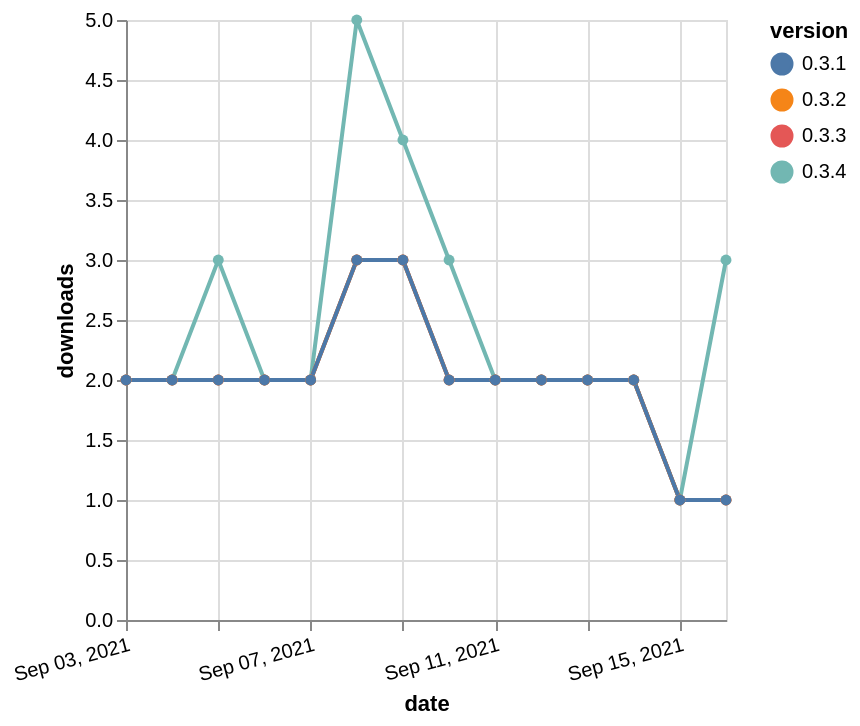

Express this chart as Vega-Lite.
### Vega-Lite specification from a JSON file in a GitHub repository (floating-point values rounded to 4 significant figures)
{"$schema": "https://vega.github.io/schema/vega-lite/v5.json", "description": "A simple bar chart with embedded data.", "data": {"values": [{"date": "2021-09-03", "total": 985, "delta": 2, "version": "0.3.4"}, {"date": "2021-09-04", "total": 987, "delta": 2, "version": "0.3.4"}, {"date": "2021-09-05", "total": 990, "delta": 3, "version": "0.3.4"}, {"date": "2021-09-06", "total": 992, "delta": 2, "version": "0.3.4"}, {"date": "2021-09-07", "total": 994, "delta": 2, "version": "0.3.4"}, {"date": "2021-09-08", "total": 999, "delta": 5, "version": "0.3.4"}, {"date": "2021-09-09", "total": 1003, "delta": 4, "version": "0.3.4"}, {"date": "2021-09-10", "total": 1006, "delta": 3, "version": "0.3.4"}, {"date": "2021-09-11", "total": 1008, "delta": 2, "version": "0.3.4"}, {"date": "2021-09-12", "total": 1010, "delta": 2, "version": "0.3.4"}, {"date": "2021-09-13", "total": 1012, "delta": 2, "version": "0.3.4"}, {"date": "2021-09-14", "total": 1014, "delta": 2, "version": "0.3.4"}, {"date": "2021-09-15", "total": 1015, "delta": 1, "version": "0.3.4"}, {"date": "2021-09-16", "total": 1018, "delta": 3, "version": "0.3.4"}, {"date": "2021-09-03", "total": 914, "delta": 2, "version": "0.3.3"}, {"date": "2021-09-04", "total": 916, "delta": 2, "version": "0.3.3"}, {"date": "2021-09-05", "total": 918, "delta": 2, "version": "0.3.3"}, {"date": "2021-09-06", "total": 920, "delta": 2, "version": "0.3.3"}, {"date": "2021-09-07", "total": 922, "delta": 2, "version": "0.3.3"}, {"date": "2021-09-08", "total": 925, "delta": 3, "version": "0.3.3"}, {"date": "2021-09-09", "total": 928, "delta": 3, "version": "0.3.3"}, {"date": "2021-09-10", "total": 930, "delta": 2, "version": "0.3.3"}, {"date": "2021-09-11", "total": 932, "delta": 2, "version": "0.3.3"}, {"date": "2021-09-12", "total": 934, "delta": 2, "version": "0.3.3"}, {"date": "2021-09-13", "total": 936, "delta": 2, "version": "0.3.3"}, {"date": "2021-09-14", "total": 938, "delta": 2, "version": "0.3.3"}, {"date": "2021-09-15", "total": 939, "delta": 1, "version": "0.3.3"}, {"date": "2021-09-16", "total": 940, "delta": 1, "version": "0.3.3"}, {"date": "2021-09-03", "total": 1133, "delta": 2, "version": "0.3.2"}, {"date": "2021-09-04", "total": 1135, "delta": 2, "version": "0.3.2"}, {"date": "2021-09-05", "total": 1137, "delta": 2, "version": "0.3.2"}, {"date": "2021-09-06", "total": 1139, "delta": 2, "version": "0.3.2"}, {"date": "2021-09-07", "total": 1141, "delta": 2, "version": "0.3.2"}, {"date": "2021-09-08", "total": 1144, "delta": 3, "version": "0.3.2"}, {"date": "2021-09-09", "total": 1147, "delta": 3, "version": "0.3.2"}, {"date": "2021-09-10", "total": 1149, "delta": 2, "version": "0.3.2"}, {"date": "2021-09-11", "total": 1151, "delta": 2, "version": "0.3.2"}, {"date": "2021-09-12", "total": 1153, "delta": 2, "version": "0.3.2"}, {"date": "2021-09-13", "total": 1155, "delta": 2, "version": "0.3.2"}, {"date": "2021-09-14", "total": 1157, "delta": 2, "version": "0.3.2"}, {"date": "2021-09-15", "total": 1158, "delta": 1, "version": "0.3.2"}, {"date": "2021-09-16", "total": 1159, "delta": 1, "version": "0.3.2"}, {"date": "2021-09-03", "total": 1562, "delta": 2, "version": "0.3.1"}, {"date": "2021-09-04", "total": 1564, "delta": 2, "version": "0.3.1"}, {"date": "2021-09-05", "total": 1566, "delta": 2, "version": "0.3.1"}, {"date": "2021-09-06", "total": 1568, "delta": 2, "version": "0.3.1"}, {"date": "2021-09-07", "total": 1570, "delta": 2, "version": "0.3.1"}, {"date": "2021-09-08", "total": 1573, "delta": 3, "version": "0.3.1"}, {"date": "2021-09-09", "total": 1576, "delta": 3, "version": "0.3.1"}, {"date": "2021-09-10", "total": 1578, "delta": 2, "version": "0.3.1"}, {"date": "2021-09-11", "total": 1580, "delta": 2, "version": "0.3.1"}, {"date": "2021-09-12", "total": 1582, "delta": 2, "version": "0.3.1"}, {"date": "2021-09-13", "total": 1584, "delta": 2, "version": "0.3.1"}, {"date": "2021-09-14", "total": 1586, "delta": 2, "version": "0.3.1"}, {"date": "2021-09-15", "total": 1587, "delta": 1, "version": "0.3.1"}, {"date": "2021-09-16", "total": 1588, "delta": 1, "version": "0.3.1"}]}, "width": "container", "mark": {"type": "line", "point": {"filled": true}}, "encoding": {"x": {"field": "date", "type": "temporal", "timeUnit": "yearmonthdate", "title": "date", "axis": {"labelAngle": -15}}, "y": {"field": "delta", "type": "quantitative", "title": "downloads"}, "color": {"field": "version", "type": "nominal"}, "tooltip": {"field": "delta"}}}
